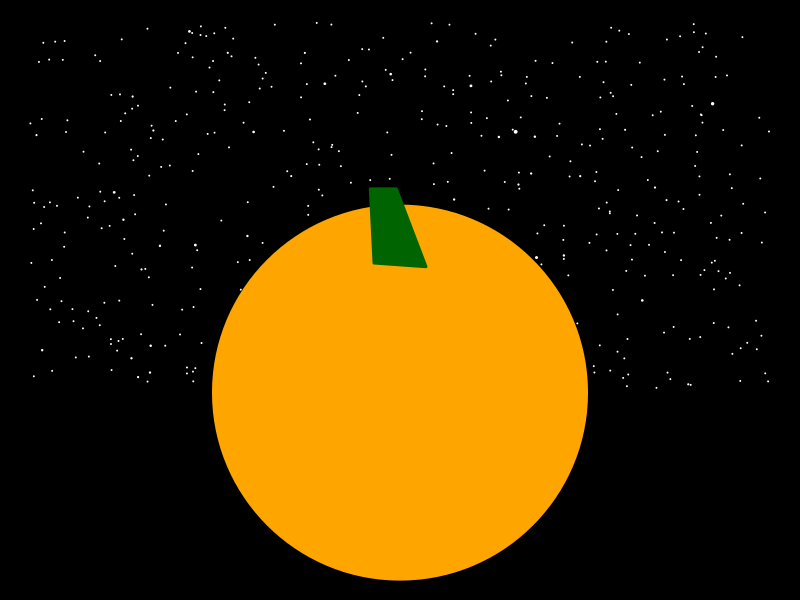

This figure's R source:
# ------------------------------------------------------------------#
# --------------------- Pumpkin Carving with R ---------------------#
# --------------------------- Jeff Wagner --------------------------#
# ------------------------ October 20, 2020 ------------------------#
# -- Adapted from the BMSC Blog (https://bmscblog.wordpress.com/) --#
# ------------------------------------------------------------------#



# Set the background and build our pumpkin
dev.new(width=8,height=8,noRStudioGD = TRUE)
par(bg=1, mar=c(0,0,0,0))
plot(c(0,0), cex=0, xlim=c(-1,1), ylim=c(1.5,0))
X <- runif(500,-1,1)
Y <- runif(500,0,1)
M <- rchisq(500,1)/20
points(Y~X, cex=M, pch=19, col= "white") # let's make some stars to set the mood
points(0,1, pch=19, col= "orange",cex=50) # now make our pumpkin 
polygon(c(-0.07, -0.08, -0.01, 0.07), c(0.65, 0.45, 0.45, 0.66),  # don't forget the stem!
        col= "darkgreen",
        border= "darkgreen",
        lwd=3, lty= "solid")

## NOTE: You can change the number of points used for each polygon by adjusting the value within the locator() function ##


# Use the mouse to carve the eyes, clicking at 4 points for each polygon
for (i in 1:2){
  polygon(locator(4),col=7)
}

# Then, carve the nose, clicking at 3 points
polygon(locator(3), col = 7)

# Finally, carve the mouth, clicking at 10 points
polygon(locator(10), col = 7)

# Congratulations, you just carved your first virtual pumpkin with R! You're being a nerd for Halloween!
